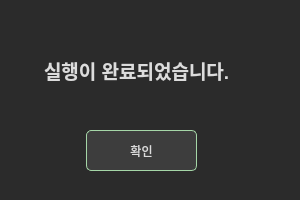
<?xml version="1.0" encoding="UTF-8"?>
<ui version="4.0">
 <class>Qt_WC_RoutineOkClass</class>
 <widget class="QDialog" name="Qt_WC_RoutineOkClass">
  <property name="geometry">
   <rect>
    <x>0</x>
    <y>0</y>
    <width>300</width>
    <height>200</height>
   </rect>
  </property>
  <property name="windowTitle">
   <string>Qt_WC_RoutineOk</string>
  </property>
  <property name="styleSheet">
   <string notr="true">/* 메인 창 배경 */
QMainWindow {
	background-color: #2b2b2b;
}

/* 서브 창 배경 */
QDialog {
	background-color: #2b2b2b;
}

/* 모든 텍스트 기본 설정 */
QWidget {
	color: #dcdcdc;
	font-family: &quot;Malgun Gothic&quot;; /* 한글 가독성 좋은 폰트 */
}

/* 구역을 나누는 선이나 테두리 (TreeWidget 등) */
QTreeWidget, QGroupBox, QLineEdit {
	background-color: #333333;
	border: 1px solid #a5d6a7; /* 연두색 선 */
	border-radius: 4px;
	gridline-color: #444444;
}

/* 헤더 부분 */
QHeaderView::section {
	background-color: #3d3d3d;
	color: #a5d6a7;
	padding: 5px;
	border: 0.5px solid #2b2b2b;
}

/* 버튼 스타일 */
QPushButton {
	background-color: #3d3d3d;
	border: 1px solid #a5d6a7;
	border-radius: 5px;
	padding: 5px 15px;
	min-height: 25px;
}

QPushButton:hover {
	background-color: #4d4d4d;
	border: 2px solid #c5e1a5; /* 호버 시 약간 더 밝은 연두 */
}

QPushButton:pressed {
	background-color: #2b2b2b;
}

/* 체크박스 */
QCheckBox::indicator {
	width: 15px;
	height: 15px;
	border: 1px solid #a5d6a7;
	background: #2b2b2b;
}

QCheckBox::indicator:checked {
	background-color: #a5d6a7; /* 체크 시 연두색으로 채움 */
}

/* 상태 표시줄 */
QStatusBar {
	background-color: #2b2b2b;
	color: #888888; /* 상태바 텍스트는 더 차분하게 */
}

/* 트레이 메뉴 및 모든 팝업 메뉴 설정 */
QMenu {
    background-color: #ffffff;      /* 메뉴 배경: 하얀색 */
    color: #000000;                 /* 텍스트 색상: 검은색 (사용자 요청) */
    border: 1px solid #dcdcdc;      /* 가느다란 회색 테두리 */
}

/* 메뉴 항목이 선택(마우스 오버) 되었을 때 */
QMenu::item:selected {
    background-color: #a5d6a7;      /* 우리가 정한 연두색으로 하이라이트 */
    color: #000000;                 /* 선택되어도 글자는 검은색 유지 */
}

/* 메뉴 내부의 구분선 */
QMenu::separator {
    height: 1px;
    background: #e0e0e0;
    margin: 5px;
}</string>
  </property>
  <widget class="QLabel" name="lb_RoutineReady">
   <property name="geometry">
    <rect>
     <x>44</x>
     <y>20</y>
     <width>201</width>
     <height>101</height>
    </rect>
   </property>
   <property name="text">
    <string>&lt;html&gt;&lt;head/&gt;&lt;body&gt;&lt;p&gt;&lt;span style=&quot; font-size:14pt; font-weight:700;&quot;&gt;실행이 완료되었습니다.&lt;/span&gt;&lt;/p&gt;&lt;/body&gt;&lt;/html&gt;</string>
   </property>
  </widget>
  <widget class="QPushButton" name="pbtn_RoutineOk">
   <property name="geometry">
    <rect>
     <x>86</x>
     <y>130</y>
     <width>111</width>
     <height>41</height>
    </rect>
   </property>
   <property name="text">
    <string>확인</string>
   </property>
  </widget>
 </widget>
 <layoutdefault spacing="6" margin="11"/>
 <resources/>
 <connections/>
</ui>
